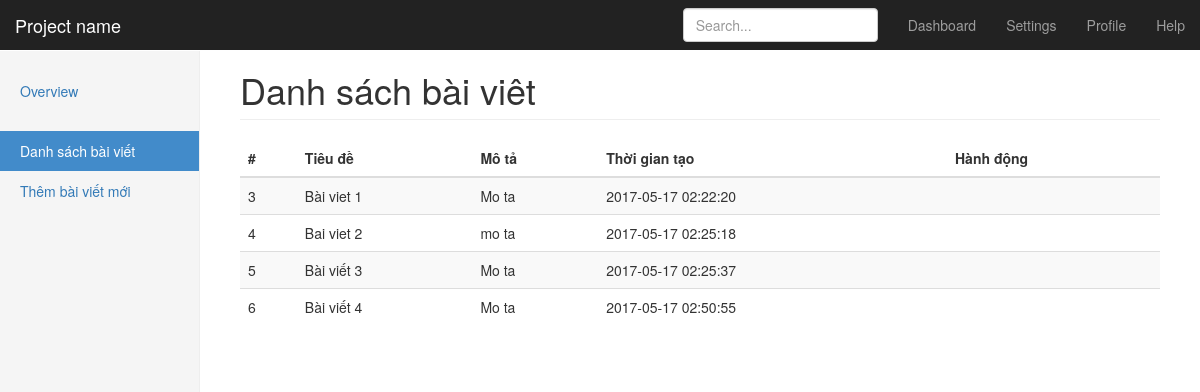
Page /admin/post/index.php on the committed database.
### tables this page shows
CREATE TABLE `posts` (
  `id` int(11) NOT NULL,
  `title` varchar(255) NOT NULL,
  `image` varchar(255) DEFAULT NULL,
  `description` varchar(255) DEFAULT NULL,
  `content` text NOT NULL,
  `published_at` timestamp NULL DEFAULT NULL,
  `hot` tinyint(1) NOT NULL DEFAULT '0',
  `active` tinyint(1) NOT NULL DEFAULT '0',
  `category_id` int(11) NOT NULL
);

### admin/post/index.php (the view, shortened to what this page needs)
<?php
  try {
    $con = connectDb();
    $sql = "SELECT * FROM posts";
    $stmt = $con->prepare($sql);
    $stmt->execute();
    $stmt->setFetchMode(PDO::FETCH_ASSOC);
    $posts = $stmt->fetchAll();
  }
  catch (PDOException $ex) {
    echo $ex->getMessage();
  }
?>
<!DOCTYPE html>
<html>
<head>
	<link rel="stylesheet" href="https://maxcdn.bootstrapcdn.com/bootstrap/3.3.7/css/bootstrap.min.css">
	<link rel="stylesheet" type="text/css" href="/admin/assets/css/dashboard.css" />
</head>
<body>
	<nav class="navbar navbar-inverse navbar-fixed-top">
      <div class="container-fluid">
        <div class="navbar-header">
          <a class="navbar-brand" href="#">Project name</a>
        </div>
        <div id="navbar" class="navbar-collapse collapse">
          <ul class="nav navbar-nav navbar-right">
            <li><a href="#">Dashboard</a></li>
            <li><a href="#">Settings</a></li>
            <li><a href="#">Profile</a></li>
            <li><a href="#">Help</a></li>
          </ul>
          <form class="navbar-form navbar-right">
            <input type="text" class="form-control" placeholder="Search...">
          </form>
        </div>
      </div>
    </nav>
    <div class="container-fluid">
      <div class="row">
        <?php
        	require("../components/sidebar-left.php")
    	?>
        <div class="col-sm-9 col-sm-offset-3 col-md-10 col-md-offset-2 main">
          <h1 class="page-header">Danh sách bài viêt</h1>
          <div class="table-responsive">
            <table class="table table-striped">
              <thead>
                <tr>
                  <th>#</th>
                  <th>Tiêu đề</th>
                  <th>Mô tả</th>
                  <th>Thời gian tạo</th>
                  <th>Hành động</th>
                </tr>
              </thead>
              <tbody>
                <?php foreach($posts as $post): ?>
                <tr>
                  <td><?= $post['id'] ?></td>
                  <td><?= $post['title'] ?></td>
                  <td><?= $post['description'] ?></td>
                  <td><?= $post['published_at'] ?></td>
                  <td></td>
                </tr>
                <?php endforeach; ?>
              </tbody>
            </table>
          </div>
        </div>
      </div>
    </div>
</body>
</html>

### admin/components/sidebar-left.php
<div class="col-sm-3 col-md-2 sidebar">
	<ul class="nav nav-sidebar">
		<li><a href="#">Overview <span class="sr-only">(current)</span></a></li>
	</ul>
	<ul class="nav nav-sidebar">
		<li <?= $_SERVER['REQUEST_URI'] == '/admin/post/index.php' ? 'class="active"' : '' ?> ><a href="/admin/post/index.php">Danh sách bài viết</a></li>
		<li <?= $_SERVER['REQUEST_URI'] == '/admin/post/create.php' ? 'class="active"' : '' ?> ><a href="/admin/post/create.php">Thêm bài viết mới</a></li>
	</ul>
</div>

### admin/assets/css/dashboard.css (style rules this page uses)
body { padding-top: 50px; }
.navbar-fixed-top { border: 0; }
.sidebar { display: none; }
@media (min-width: 768px) { .sidebar { position: fixed; top: 51px; bottom: 0; left: 0; z-index: 1000; display: block; padding: 20px; overflow-x: hidden; overflow-y: auto; background-color: #f5f5f5; border-right: 1px solid #eee; } }
.nav-sidebar { margin-right: -21px; margin-bottom: 20px; margin-left: -20px; }
.nav-sidebar > li > a { padding-right: 20px; padding-left: 20px; }
.nav-sidebar > .active > a, .nav-sidebar > .active > a:hover, .nav-sidebar > .active > a:focus { color: #fff; background-color: #428bca; }
.main { padding: 20px; }
@media (min-width: 768px) { .main { padding-right: 40px; padding-left: 40px; } }
.main .page-header { margin-top: 0; }

### rows in the picture
posts: id "3", title "Bài viet 1", description "Mo ta", published_at "2017-05-17 02:22:20"
posts: id "4", title "Bai viet 2", description "mo ta", published_at "2017-05-17 02:25:18"
posts: id "5", title "Bài viết 3", description "Mo ta", published_at "2017-05-17 02:25:37"
posts: id "6", title "Bài viết 4", description "Mo ta", published_at "2017-05-17 02:50:55"
